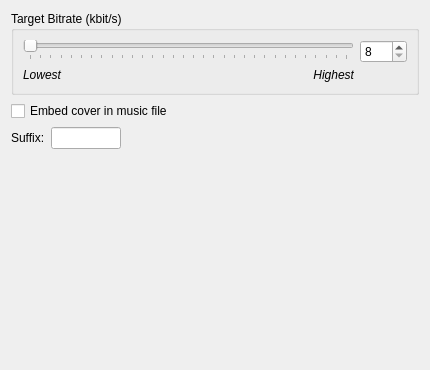
<?xml version="1.0" encoding="UTF-8"?>
<ui version="4.0">
 <class>OPUSENCWidgetUI</class>
 <widget class="QWidget" name="OPUSENCWidgetUI">
  <property name="geometry">
   <rect>
    <x>0</x>
    <y>0</y>
    <width>430</width>
    <height>370</height>
   </rect>
  </property>
  <property name="minimumSize">
   <size>
    <width>430</width>
    <height>370</height>
   </size>
  </property>
  <layout class="QGridLayout" name="gridLayout_2">
   <item row="2" column="0">
    <widget class="QCheckBox" name="checkBox_embedcover">
     <property name="text">
      <string>Embed cover in music file</string>
     </property>
    </widget>
   </item>
   <item row="0" column="0">
    <widget class="QGroupBox" name="groupBox">
     <property name="font">
      <font>
       <bold>false</bold>
      </font>
     </property>
     <property name="title">
      <string>Target Bitrate (kbit/s)</string>
     </property>
     <layout class="QGridLayout" name="gridLayout">
      <item row="2" column="0">
       <layout class="QHBoxLayout" name="horizontalLayout_2">
        <item>
         <layout class="QVBoxLayout" name="verticalLayout_2">
          <item>
           <widget class="QSlider" name="horizontalSlider_bitrate">
            <property name="minimum">
             <number>8</number>
            </property>
            <property name="maximum">
             <number>256</number>
            </property>
            <property name="singleStep">
             <number>4</number>
            </property>
            <property name="pageStep">
             <number>8</number>
            </property>
            <property name="value">
             <number>8</number>
            </property>
            <property name="orientation">
             <enum>Qt::Horizontal</enum>
            </property>
            <property name="tickPosition">
             <enum>QSlider::TicksBelow</enum>
            </property>
            <property name="tickInterval">
             <number>8</number>
            </property>
           </widget>
          </item>
          <item>
           <layout class="QHBoxLayout" name="horizontalLayout_3">
            <item>
             <widget class="QLabel" name="label_lowest">
              <property name="font">
               <font>
                <italic>true</italic>
                <bold>false</bold>
               </font>
              </property>
              <property name="text">
               <string>Lowest</string>
              </property>
             </widget>
            </item>
            <item>
             <widget class="QLabel" name="label_highest">
              <property name="font">
               <font>
                <italic>true</italic>
                <bold>false</bold>
               </font>
              </property>
              <property name="text">
               <string>Highest</string>
              </property>
              <property name="alignment">
               <set>Qt::AlignRight|Qt::AlignTrailing|Qt::AlignVCenter</set>
              </property>
             </widget>
            </item>
           </layout>
          </item>
         </layout>
        </item>
        <item>
         <layout class="QVBoxLayout" name="verticalLayout">
          <item>
           <widget class="QSpinBox" name="kintspinbox_bitrate">
            <property name="maximumSize">
             <size>
              <width>60</width>
              <height>16777215</height>
             </size>
            </property>
            <property name="font">
             <font>
              <bold>false</bold>
             </font>
            </property>
            <property name="minimum">
             <number>8</number>
            </property>
            <property name="maximum">
             <number>256</number>
            </property>
            <property name="singleStep">
             <number>1</number>
            </property>
           </widget>
          </item>
          <item>
           <widget class="QLabel" name="label">
            <property name="text">
             <string notr="true"> </string>
            </property>
           </widget>
          </item>
         </layout>
        </item>
       </layout>
      </item>
     </layout>
    </widget>
   </item>
   <item row="4" column="0">
    <spacer name="verticalSpacer">
     <property name="orientation">
      <enum>Qt::Vertical</enum>
     </property>
     <property name="sizeHint" stdset="0">
      <size>
       <width>20</width>
       <height>23</height>
      </size>
     </property>
    </spacer>
   </item>
   <item row="3" column="0">
    <layout class="QHBoxLayout" name="horizontalLayout">
     <item>
      <widget class="QLabel" name="label_suffix">
       <property name="sizePolicy">
        <sizepolicy hsizetype="Preferred" vsizetype="Fixed">
         <horstretch>0</horstretch>
         <verstretch>0</verstretch>
        </sizepolicy>
       </property>
       <property name="text">
        <string>Suffix:</string>
       </property>
      </widget>
     </item>
     <item>
      <widget class="QLineEdit" name="qlineedit_suffix">
       <property name="sizePolicy">
        <sizepolicy hsizetype="Fixed" vsizetype="Fixed">
         <horstretch>30</horstretch>
         <verstretch>0</verstretch>
        </sizepolicy>
       </property>
       <property name="maximumSize">
        <size>
         <width>70</width>
         <height>16777215</height>
        </size>
       </property>
      </widget>
     </item>
     <item>
      <spacer name="horizontalSpacer">
       <property name="orientation">
        <enum>Qt::Horizontal</enum>
       </property>
       <property name="sizeHint" stdset="0">
        <size>
         <width>40</width>
         <height>20</height>
        </size>
       </property>
      </spacer>
     </item>
    </layout>
   </item>
  </layout>
 </widget>
 <resources/>
 <connections/>
</ui>
